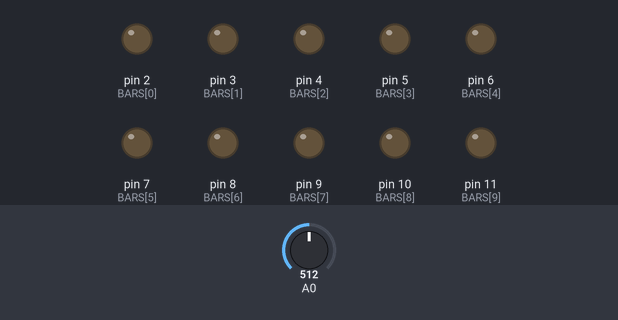
A sketch run on a simulated Arduino Uno, built with avr-gcc and run on an emulated ATmega328P. On the bench: output pins drawn as LEDs (lit = HIGH). Inputs (shaded band) come from the test bench; at power-on: A0 = 512.

Above: at 1.2 s.
1.3 s: A0 set to 716
At 2.3 s:
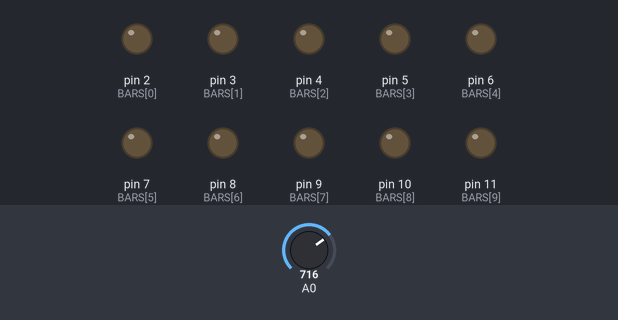
2.8 s: A0 set to 900
At 3.5 s:
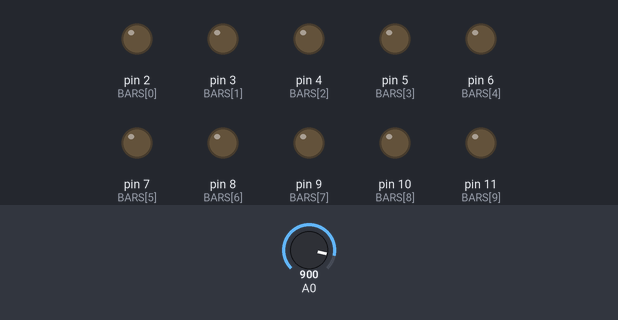
4.3 s: A0 set to 1023
At 4.7 s:
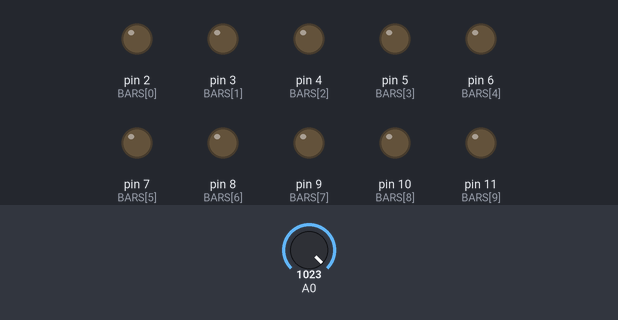
Timing chart, 0 to 7.3 s (numbered marks = the images above; inputs shaded):
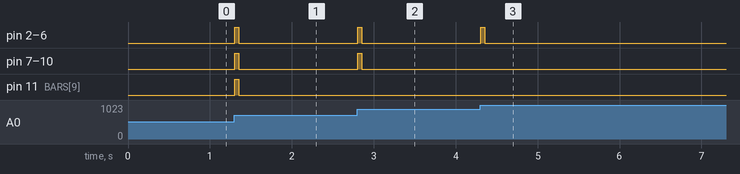

The sketch:

vu-meter.ino
```cpp
// vu-meter — tests assert (BT43): a microphone's OUT on A0 and a 10-LED bar graph on D2..D11
// (through 220 Ω). Every 50 ms the loudest swing of the samples (peak to peak) lights 0..10 bars
// (a swing of 200 counts — about 1 V — or more lights all ten); quiet keeps them dark.
const uint8_t BARS[10] = {2, 3, 4, 5, 6, 7, 8, 9, 10, 11};

void setup() {
  for (uint8_t i = 0; i < 10; i++) pinMode(BARS[i], OUTPUT);
}

void loop() {
  int low = 1023;
  int high = 0;
  unsigned long start = millis();
  while (millis() - start < 50) {  // listen for 50 ms
    int v = analogRead(A0);
    if (v < low) low = v;
    if (v > high) high = v;
  }
  int swing = high - low;
  int lit = constrain(map(swing, 10, 200, 0, 10), 0, 10);
  for (uint8_t i = 0; i < 10; i++) digitalWrite(BARS[i], i < lit ? HIGH : LOW);
}
```

Measured:
- after the input at 1.3 s, pin 2 (BARS[0]), pin 3 (BARS[1]), pin 4 (BARS[2]), pin 5 (BARS[3]), pin 6 (BARS[4]), pin 7 (BARS[5]), pin 8 (BARS[6]), pin 9 (BARS[7]), pin 10 (BARS[8]), pin 11 (BARS[9]): LOW → HIGH at once, → LOW 0.05 s later
- after the input at 2.8 s, pin 2 (BARS[0]), pin 3 (BARS[1]), pin 4 (BARS[2]), pin 5 (BARS[3]), pin 6 (BARS[4]), pin 7 (BARS[5]), pin 8 (BARS[6]), pin 9 (BARS[7]), pin 10 (BARS[8]): LOW → HIGH at once, → LOW 0.05 s later
- after the input at 4.3 s, pin 2 (BARS[0]), pin 3 (BARS[1]), pin 4 (BARS[2]), pin 5 (BARS[3]), pin 6 (BARS[4]): LOW → HIGH at once, → LOW 0.05 s later
